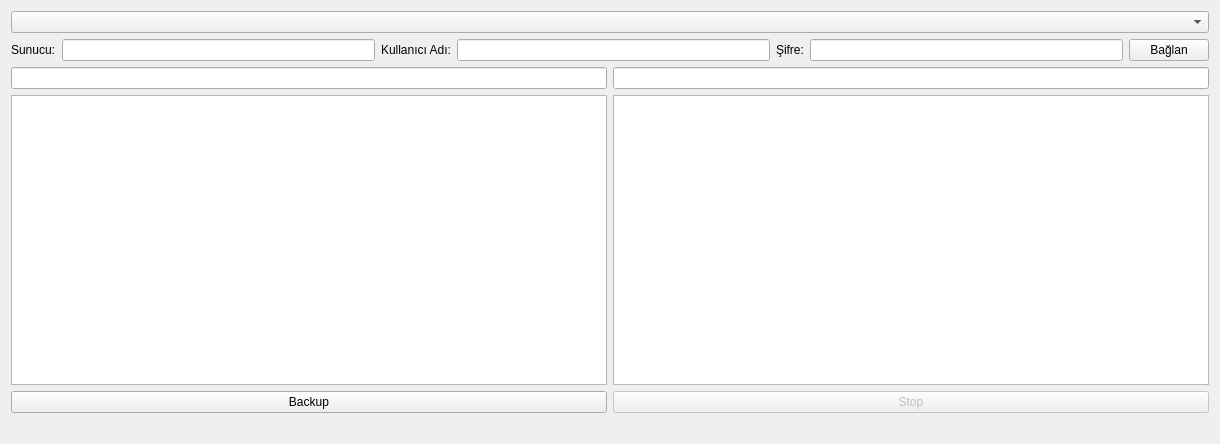
<?xml version="1.0" encoding="UTF-8"?>
<ui version="4.0">
 <class>Form</class>
 <widget class="QWidget" name="Form">
  <property name="geometry">
   <rect>
    <x>0</x>
    <y>0</y>
    <width>1220</width>
    <height>444</height>
   </rect>
  </property>
  <property name="windowTitle">
   <string>Backup</string>
  </property>
  <layout class="QGridLayout" name="gridLayout_2">
   <item row="2" column="0">
    <layout class="QVBoxLayout" name="verticalLayout_5">
     <item>
      <layout class="QHBoxLayout" name="horizontalLayout">
       <item>
        <widget class="QPushButton" name="backup">
         <property name="text">
          <string>Backup</string>
         </property>
        </widget>
       </item>
       <item>
        <widget class="QPushButton" name="stop">
         <property name="enabled">
          <bool>false</bool>
         </property>
         <property name="text">
          <string>Stop</string>
         </property>
        </widget>
       </item>
      </layout>
     </item>
     <item>
      <widget class="QLabel" name="log">
       <property name="text">
        <string/>
       </property>
      </widget>
     </item>
    </layout>
   </item>
   <item row="1" column="0">
    <layout class="QGridLayout" name="gridLayout">
     <item row="0" column="0">
      <layout class="QHBoxLayout" name="horizontalLayout_2">
       <item>
        <widget class="QLabel" name="label">
         <property name="text">
          <string>Sunucu:</string>
         </property>
        </widget>
       </item>
       <item>
        <widget class="QLineEdit" name="server">
         <property name="text">
          <string/>
         </property>
        </widget>
       </item>
       <item>
        <widget class="QLabel" name="label_2">
         <property name="text">
          <string>Kullanıcı Adı:</string>
         </property>
        </widget>
       </item>
       <item>
        <widget class="QLineEdit" name="username">
         <property name="text">
          <string/>
         </property>
        </widget>
       </item>
       <item>
        <widget class="QLabel" name="label_3">
         <property name="text">
          <string>Şifre:</string>
         </property>
        </widget>
       </item>
       <item>
        <widget class="QLineEdit" name="password">
         <property name="text">
          <string/>
         </property>
        </widget>
       </item>
       <item>
        <widget class="QPushButton" name="connectButton">
         <property name="text">
          <string>Bağlan</string>
         </property>
        </widget>
       </item>
      </layout>
     </item>
     <item row="1" column="0">
      <layout class="QHBoxLayout" name="horizontalLayout_3">
       <item>
        <layout class="QVBoxLayout" name="verticalLayout">
         <item>
          <widget class="QLineEdit" name="rpath"/>
         </item>
         <item>
          <widget class="QListWidget" name="remoteList"/>
         </item>
        </layout>
       </item>
       <item>
        <layout class="QVBoxLayout" name="verticalLayout_3">
         <item>
          <widget class="QLineEdit" name="lpath"/>
         </item>
         <item>
          <widget class="QListWidget" name="localList"/>
         </item>
        </layout>
       </item>
      </layout>
     </item>
    </layout>
   </item>
   <item row="0" column="0">
    <widget class="QComboBox" name="servers"/>
   </item>
  </layout>
 </widget>
 <resources/>
 <connections/>
</ui>
